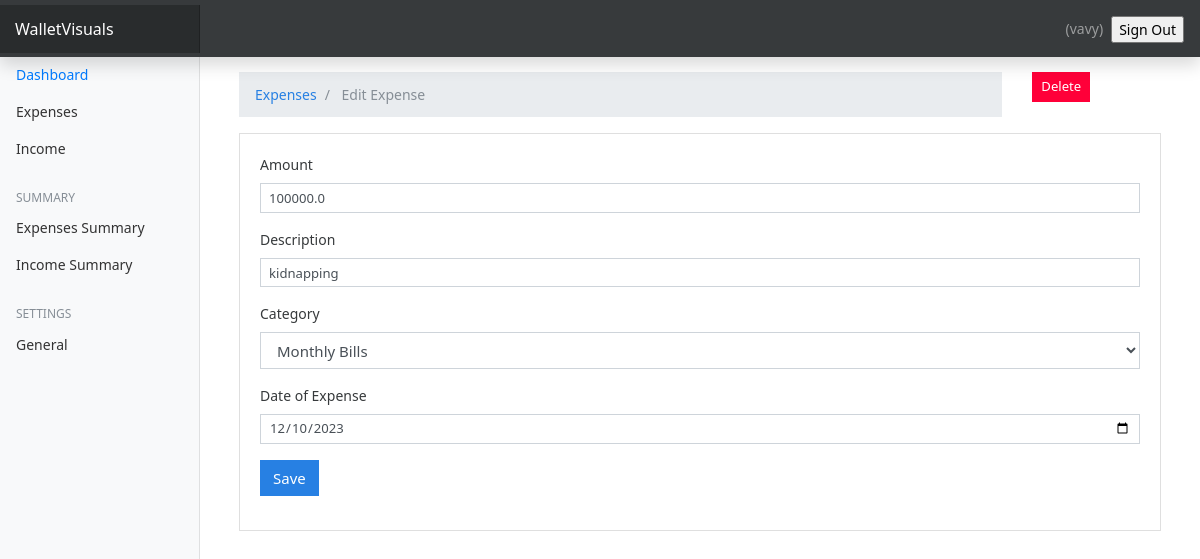
Screenshot of /expenses/edit_expense/7 (signed in) with the database file from the repository.
### expenses/models.py (models this page shows, shortened)
class Expense(models.Model):
    amount = models.FloatField()
    date = models.DateField(default=now)
    description = models.TextField()
    owner = models.ForeignKey(to=User, on_delete=models.CASCADE)
    category = models.CharField(max_length=266)
    class Meta:
        ordering: ['-date']

### expenses/views.py (the view, shortened to what this page needs)
# urls.py: path('edit_expense/<int:id>', views.expense_edit, name='edit_expenses'),
@login_required(login_url='login')
def expense_edit(request, id):
    expense = Expense.objects.get(pk=id)
    categories = Category.objects.all()
    context = {
        'expense': expense,
        'values': expense,
        'categories': categories
    }
    if request.method == 'GET':
        return render(request, 'edit_expense.html', context)

### templates/edit_expense.html (shortened to what this page needs)
{% extends 'base.html' %} {% block content %}
<div class="container mt-4">
  <div class="row">
    <div class="col-md-10">
      <nav aria-label="breadcrumb">
        <ol class="breadcrumb">
          <li class="breadcrumb-item">
            <a href="{% url 'expenses:expense'%}">Expenses</a>
          </li>
          <li class="breadcrumb-item active" aria-current="page">
            Edit Expense
          </li>
        </ol>
      </nav>
    </div>
    <div class="col-md-2">
      <a href="{% url 'expenses:delete_expenses' expense.id %}"
        class="btn btn-danger btn-sm">Delete</a>
    </div>
  </div>
  <div class="card">
    <div class="card-body">
      <form action="{% url 'expenses:edit_expenses' expense.id %}" method="post">
        <div class="form-group">
          <label for="">Amount</label>
          <input
            type="text"
            class="form-control form-control-sm"
            name="amount"
            value="{{values.amount}}"
          />
        </div>
        <div class="form-group">
          <label for="">Description</label>
          <input
            type="text"
            class="form-control form-control-sm"
            name="description"
            value="{{values.description}}"
          />
        </div>
        <div class="form-group">
          <label for="">Category</label>
          <select class="form-control" name="category">
            <option selected name="category" value="{{values.category}}"
              >{{values.category}}</option
            >
          </select>
        </div>
        <div class="form-group">
          <label for="">Date of Expense</label>
          <input
            type="date"
            value="{{values.date |date:'Y-m-d' }}"
            class="form-control form-control-sm"
            name="expense_date"
          />
        </div>
        <input
          type="submit"
          value="Save"
          class="btn btn-primary btn-primary-sm"
        />
      </form>
    </div>
  </div>
</div>
{% endblock %}

### templates/base.html (shortened to what this page needs)
{% load static %}
<html lang="en">
  <head>
    <link href="{% static 'css/bootstrap.min.css'%}" rel="stylesheet" />
    <link href="{% static 'css/main.css'%}" rel="stylesheet" />
    <link rel="stylesheet" href="https://cdnjs.cloudflare.com/ajax/libs/font-awesome/6.0.0-beta3/css/all.min.css">
    <link href="{% static 'css/dashboard.css' %}" rel="stylesheet" />
  </head>
  <body>
    <nav class="navbar navbar-dark fixed-top bg-dark flex-md-nowrap p-0 shadow">
      <a class="navbar-brand col-sm-3 col-md-2 mr-0" href="#">WalletVisuals</a>
      <ul
        class="navbar-nav px-3"
        style="display: flex; flex-direction: row; align-items: center;">
        <li class="nav-item text-nowrap">
          <span class="nav-link" href="">
            ({{request.user.username}})
          </span>
        </li>
        <li class="nav-item text-nowrap mt-3 ml-2">
          <form action="{% url 'logout' %}" method="POST">
            <input
              class="text text-capitalize"
              type="submit"
              value="Sign out"
            />
          </form>
        </li>
      </ul>
    </nav>
    <div class="container-fluid">
      <div class="row">
        {% include '_sidebar.html' %}
        <main role="main" class="col-md-9 ml-sm-auto col-lg-10 px-4">
          {% block content %} {% endblock %}
        </main>
      </div>
    </div>
  </body>
</html>

### finance_track/static/css/dashboard.css (style rules this page uses)
body { font-size: 0.875rem; }
[role="main"] { padding-top: 133px; }
@media (min-width: 768px) { [role="main"] { padding-top: 48px; } }
.navbar-brand { padding-top: 0.75rem; padding-bottom: 0.75rem; font-size: 1rem; background-color: rgba(0, 0, 0, 0.25); box-shadow: inset -1px 0 0 rgba(0, 0, 0, 0.25); }

### rows the page displays
Expense: amount "100000.0", description "kidnapping", category "Monthly Bills", expense_date "12/10/2023"

### other values shown
{{ request.user.username }} "vavy"
